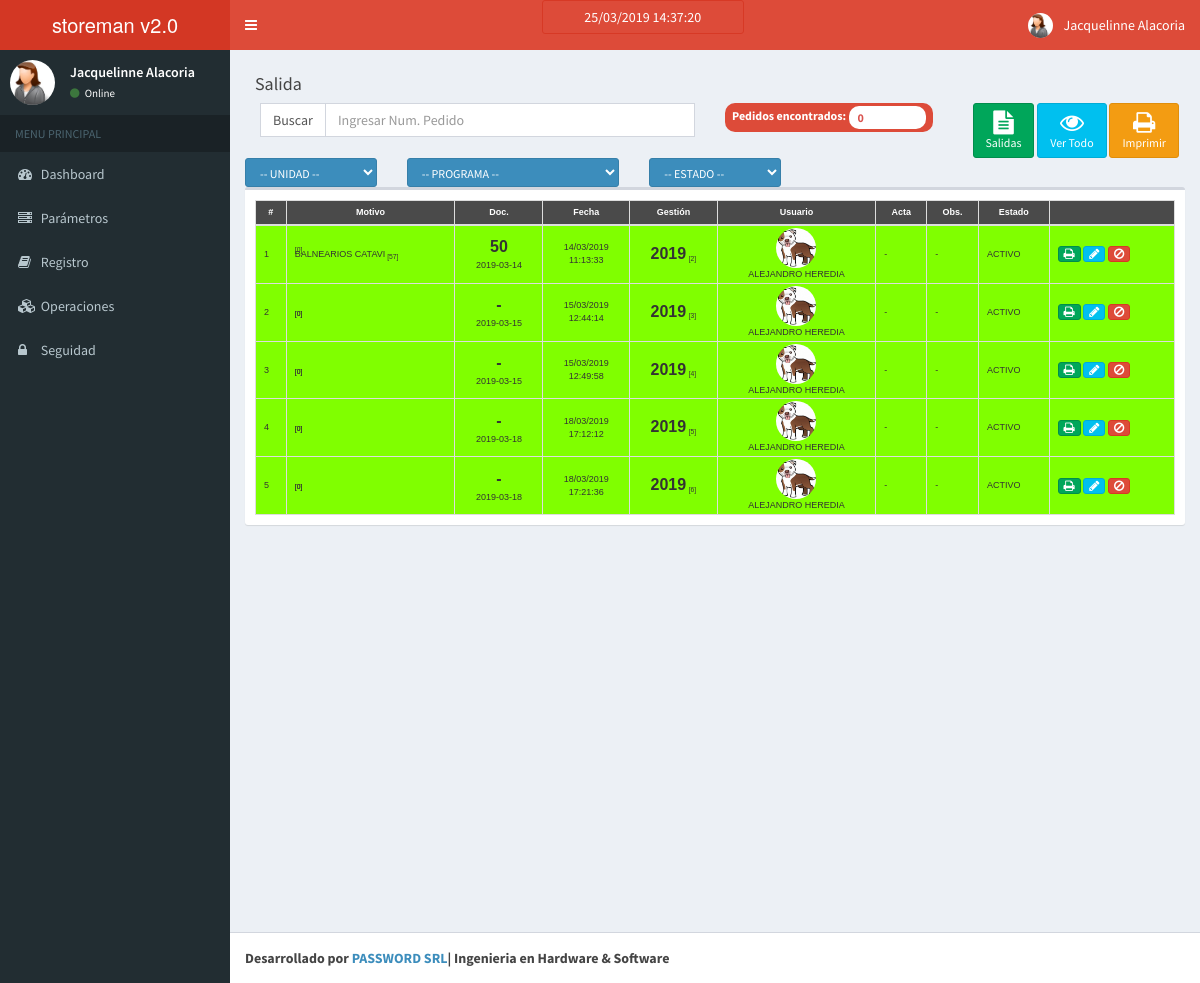
Page /index.php/salida on the earlier database version.
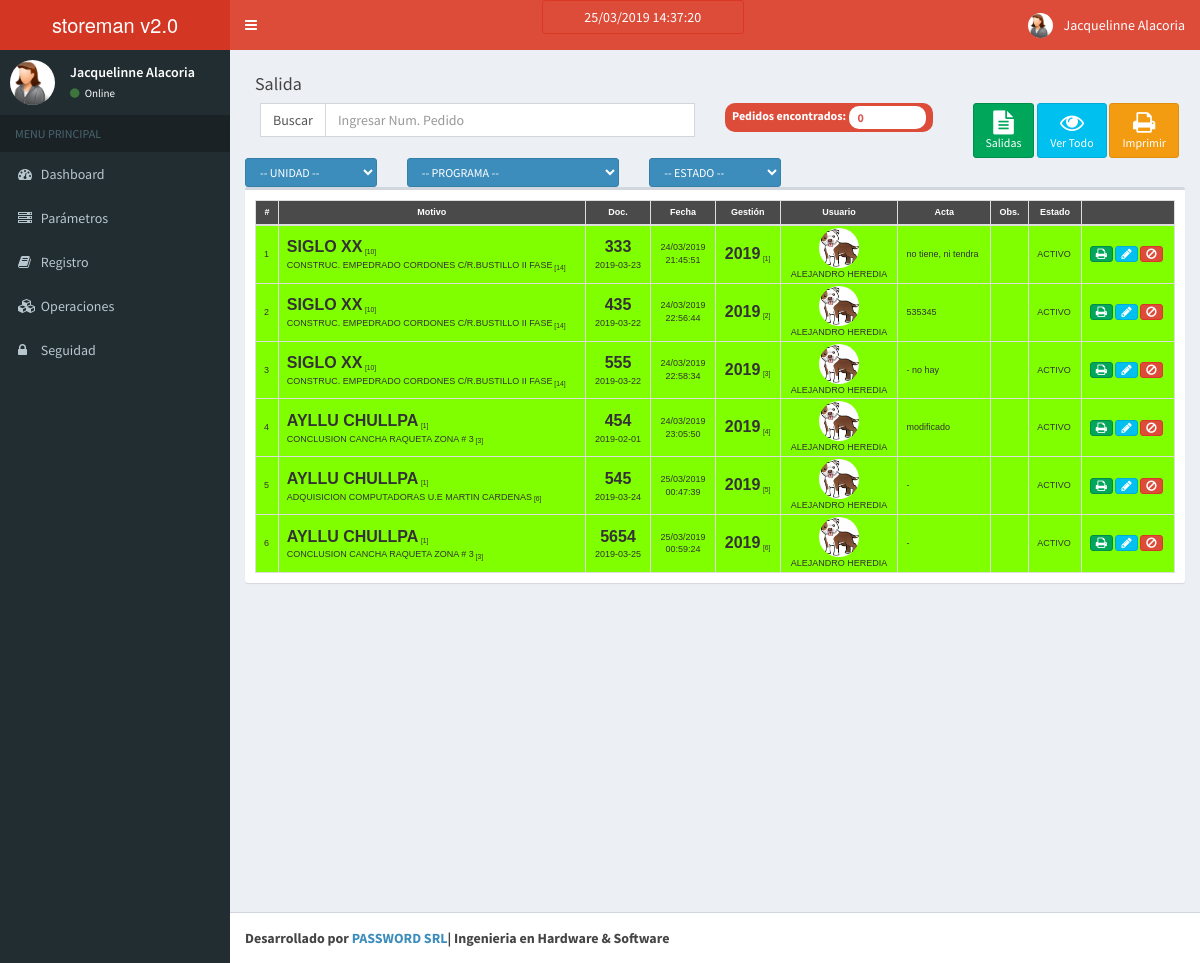
Same page on the later database version.
### tables this page shows
CREATE TABLE `salida` (
  `salida_id` int(11) NOT NULL AUTO_INCREMENT,
  `unidad_id` int(11) DEFAULT NULL,
  `gestion_id` int(11) DEFAULT NULL,
  `usuario_id` int(11) DEFAULT NULL,
  `salida_motivo` varchar(120) DEFAULT NULL,
  `salida_fecha` date DEFAULT NULL,
  `salida_acta` varchar(150) DEFAULT NULL,
  `salida_obs` varchar(250) DEFAULT NULL,
  `salida_fechahora` datetime DEFAULT NULL,
  `salida_doc` varchar(250) DEFAULT NULL,
  `estado_id` int(11) DEFAULT '1',
  `programa_id` int(11) DEFAULT NULL,
  `salida_fechasal` date DEFAULT NULL,
  `salida_hora` time DEFAULT NULL,
  `salida_total` float(9,3) DEFAULT NULL,
  `salida_modificado` int(11) DEFAULT NULL,
  PRIMARY KEY (`salida_id`),
  UNIQUE KEY `salida_id` (`salida_id`),
  KEY `fk_salida_gestion` (`gestion_id`),
  KEY `fk_unidad_salida` (`unidad_id`),
  KEY `fk_usuario_salida` (`usuario_id`)
);

CREATE TABLE `programa` (
  `programa_id` int(11) NOT NULL AUTO_INCREMENT,
  `unidad_id` int(11) DEFAULT NULL,
  `estado_id` int(11) DEFAULT NULL,
  `programa_nombre` varchar(50) DEFAULT NULL,
  `programa_codigo` varchar(20) DEFAULT NULL,
  `programa_descripcion` varchar(250) DEFAULT NULL,
  PRIMARY KEY (`programa_id`),
  UNIQUE KEY `programa_id` (`programa_id`),
  KEY `fk_estado_programa` (`estado_id`),
  KEY `fk_unidad_programa` (`unidad_id`),
  CONSTRAINT `fk_estado_programa` FOREIGN KEY (`estado_id`) REFERENCES `estado` (`estado_id`),
  CONSTRAINT `fk_unidad_programa` FOREIGN KEY (`unidad_id`) REFERENCES `unidad` (`unidad_id`)
);

CREATE TABLE `gestion` (
  `gestion_id` int(11) NOT NULL AUTO_INCREMENT,
  `institucion_id` int(11) DEFAULT NULL,
  `gestion_nombre` varchar(20) DEFAULT NULL,
  `gestion_descripcion` varchar(150) DEFAULT NULL,
  `gestion_inicio` date DEFAULT NULL,
  `gestion_fin` date DEFAULT NULL,
  `estado_id` int(11) DEFAULT '1',
  PRIMARY KEY (`gestion_id`),
  UNIQUE KEY `gestion_id` (`gestion_id`),
  KEY `fk_gestion_institucion` (`institucion_id`),
  CONSTRAINT `fk_gestion_institucion` FOREIGN KEY (`institucion_id`) REFERENCES `institucion` (`institucion_id`)
);

CREATE TABLE `usuario` (
  `usuario_id` int(11) NOT NULL AUTO_INCREMENT,
  `tipousuario_id` int(11) DEFAULT NULL,
  `estado_id` int(11) DEFAULT NULL,
  `usuario_nombre` varchar(80) DEFAULT NULL,
  `usuario_email` varchar(150) DEFAULT NULL,
  `usuario_login` varchar(50) DEFAULT NULL,
  `usuario_clave` varchar(50) DEFAULT NULL,
  `usuario_imagen` varchar(250) DEFAULT NULL,
  PRIMARY KEY (`usuario_id`),
  UNIQUE KEY `usuario_id` (`usuario_id`),
  KEY `fk_estado_usuario` (`estado_id`),
  KEY `fk_usuario_tipo` (`tipousuario_id`),
  CONSTRAINT `fk_estado_usuario` FOREIGN KEY (`estado_id`) REFERENCES `estado` (`estado_id`),
  CONSTRAINT `fk_usuario_tipo` FOREIGN KEY (`tipousuario_id`) REFERENCES `tipo_usuario` (`tipousuario_id`)
);

CREATE TABLE `estado` (
  `estado_id` int(11) NOT NULL AUTO_INCREMENT,
  `estado_descripcion` varchar(50) DEFAULT NULL,
  `estado_tipo` int(11) DEFAULT NULL,
  `estado_color` varchar(30) DEFAULT NULL,
  PRIMARY KEY (`estado_id`),
  UNIQUE KEY `estado_id` (`estado_id`)
);

CREATE TABLE `unidad` (
  `unidad_id` int(11) NOT NULL AUTO_INCREMENT,
  `unidad_nombre` varchar(150) DEFAULT NULL,
  `unidad_codigo` varchar(20) DEFAULT NULL,
  `unidad_descripcion` varchar(250) DEFAULT NULL,
  `estado_id` int(11) DEFAULT '1',
  PRIMARY KEY (`unidad_id`),
  UNIQUE KEY `unidad_id` (`unidad_id`)
);

### application/controllers/Salida.php (called while the page is built, shortened)
<?php
class Salida extends CI_Controller{
    function __construct()
    {
        $this->load->model('Salida_model');
        $this->load->model('Detalle_salida_model');
        $this->load->model('Inventario_model');
        $this->load->helper('numeros');
    }
    function index()
    {
        $data['usuario_nombre'] = "Jacquelinne Alacoria F.";
        $data['salida'] = $this->Salida_model->get_all_salida();
        $this->load->model('Institucion_model');
        $data['institucion'] = $this->Institucion_model->get_all_institucion();
        $data['_view'] = 'salida/index';
        $this->load->view('layouts/main',$data);
    }
}

### index.php (called while the page is built, shortened)
<?php
require_once BASEPATH.'core/CodeIgniter.php';

### application/models/Salida_model.php (called while the page is built, shortened)
<?php
class Salida_model extends CI_Model
{
    function get_all_salida()
    {
        $salida = $this->db->query("
            SELECT
                s.*, e.estado_color, e.estado_descripcion, u.unidad_nombre,
                g.gestion_nombre, us.usuario_nombre, us.usuario_imagen, p.programa_nombre
            FROM
                salida s
            LEFT JOIN estado e on s.estado_id = e.estado_id
            LEFT JOIN unidad u on s.unidad_id = u.unidad_id
            LEFT JOIN gestion g on s.gestion_id = g.gestion_id
            LEFT JOIN programa p on s.programa_id = p.programa_id
            LEFT JOIN usuario us on s.usuario_id = us.usuario_id
            ORDER BY s.salida_id
        ")->result_array();
        return $salida;
    }
}

### application/views/salida/index.php (the view, shortened to what the changed rows need)
<link href="<?php echo base_url('resources/css/mitabla.css'); ?>" rel="stylesheet">
<div class="row">
    <div class="col-md-12">
        <div class="box">
            <div class="box-body">
                <table class="table table-striped" id="mitabla">
                    <tr>
                        <th>#</th>
                        <th>Motivo</th>
                        <th>Doc.</th>
                        <th>Fecha</th>
                        <th>Gestión</th>
                        <th>Usuario</th>
                        <th>Acta</th>
                        <th>Obs.</th>
                        <th>Estado</th>
                        <th class="no-print"></th>
                    </tr>
                     <tbody class="buscar" id="tablaresultados">
                    <?php
                        $i = 0;
                        foreach($salida as $s){
                        $color ="  style='background-color: ".$s['estado_color']."'"; ?>
                    <tr>
                        <td <?php echo $color;?>><?php echo $i+1; ?></td>
                        <td <?php echo $color;?>><font size="3" face="Arial"><b><?php echo $s['unidad_nombre']; ?></b></font>
                            <sub> <?php echo "[".$s['unidad_id']."]"; ?> </sub>
                            <br><?php echo $s['programa_nombre']; ?><sub> <?php echo "[".$s['programa_id']."]"; ?> </sub>
                        </td>
                        <td <?php echo $color;?>>
                            <center>
                            <font size="3" face="Arial"><b><?php echo $s['salida_doc']; ?></b></font>
                            <br><?php echo $s['salida_fechasal']; ?>
                            </center>
                        </td>
                        <td <?php echo $color;?>>
                            <center>
                                <?php if($s['salida_fecha']>0){echo date("d/m/Y", strtotime($s['salida_fecha']));} ?><br><?php echo $s['salida_hora']; ?>
                            </center>
                            </td>
                        <td <?php echo $color;?>>
                            <center>
                                <font size="3" face="Arial"><b><?php echo $s['gestion_nombre']; ?></b></font>
                                <sub> <?php echo "[".$s['salida_id']."]"; ?> </sub>
                            </center>
                        </td>
                        <td <?php echo $color;?>><center><img src="<?php echo base_url('resource/images/usuarios/'.$s['usuario_imagen']); ?>" width="40" height="40" class="img-circle no-print">
                            <br><?php echo $s['usuario_nombre']; ?></td>
                        <td <?php echo $color;?>><?php echo $s['salida_acta']; ?></td>
                        <td <?php echo $color;?>><?php echo $s['salida_obs']; ?></td>
                        <td <?php echo $color;?>><?php echo $s['estado_descripcion']; ?></td>
                        <td class="no-print" <?php echo $color;?> >
                            <a href="<?php echo site_url('salida/pdf/'.$s['salida_id']); ?>" class="btn btn-success btn-xs" target="_blank" title="Imprimir"><span class="fa fa-print"></span></a>
                            <a href="<?php echo site_url('salida/modificar_salida/'.$s['salida_id']); ?>" class="btn btn-info btn-xs" title="Editar"><span class="fa fa-pencil"></span></a>
                            <a data-toggle="modal" data-target="#myModal<?php echo $s['salida_id']; ?>"  title="Anular salida" class="btn btn-danger btn-xs"><span class="fa fa-ban"></span></a>
                        </td>
                    </tr>
                    <?php $i++; } ?>
                    </tbody>
                </table>
            </div>
        </div>
    </div>
</div>

Differences in the rows shown:
added salida: unidad.unidad_nombre "SIGLO XX", unidad "10", programa.programa_nombre "CONSTRUC. EMPEDRADO CORDONES C/R.BUSTILLO II FASE", programa "14", salida_doc "333", salida_fechasal "2019-03-23", salida_fecha "24/03/2019", salida_hora "21:45:51", gestion.gestion_nombre "2019", salida_id "1", usuario.usuario_imagen (picture), usuario.usuario_nombre "ALEJANDRO HEREDIA", salida_acta "no tiene, ni tendra", estado.estado_descripcion "ACTIVO"
changed salida id 2: unidad.unidad_nombre (not shown) → "SIGLO XX"; unidad "0" → "10"; programa.programa_nombre "BALNEARIOS CATAVI" → "CONSTRUC. EMPEDRADO CORDONES C/R.BUSTILLO II FASE"; programa "57" → "14"; salida_doc "50" → "435"; salida_fechasal "2019-03-14" → "2019-03-22"; salida_fecha "14/03/2019" → "24/03/2019"; salida_hora "11:13:33" → "22:56:44"; salida_acta "-" → "535345"; salida_obs "-" → (not shown)
changed salida id 3: unidad.unidad_nombre (not shown) → "SIGLO XX"; unidad "0" → "10"; programa.programa_nombre (not shown) → "CONSTRUC. EMPEDRADO CORDONES C/R.BUSTILLO II FASE"; programa "0" → "14"; salida_doc "-" → "555"; salida_fechasal "2019-03-15" → "2019-03-22"; salida_fecha "15/03/2019" → "24/03/2019"; salida_hora "12:44:14" → "22:58:34"; salida_acta "-" → "- no hay"; salida_obs "-" → (not shown)
changed salida id 4: unidad.unidad_nombre (not shown) → "AYLLU CHULLPA"; unidad "0" → "1"; programa.programa_nombre (not shown) → "CONCLUSION CANCHA RAQUETA ZONA # 3"; programa "0" → "3"; salida_doc "-" → "454"; salida_fechasal "2019-03-15" → "2019-02-01"; salida_fecha "15/03/2019" → "24/03/2019"; salida_hora "12:49:58" → "23:05:50"; salida_acta "-" → "modificado"; salida_obs "-" → (not shown)
changed salida id 5: unidad.unidad_nombre (not shown) → "AYLLU CHULLPA"; unidad "0" → "1"; programa.programa_nombre (not shown) → "ADQUISICION COMPUTADORAS U.E MARTIN CARDENAS"; programa "0" → "6"; salida_doc "-" → "545"; salida_fechasal "2019-03-18" → "2019-03-24"; salida_fecha "18/03/2019" → "25/03/2019"; salida_hora "17:12:12" → "00:47:39"; salida_obs "-" → (not shown)
changed salida id 6: unidad.unidad_nombre (not shown) → "AYLLU CHULLPA"; unidad "0" → "1"; programa.programa_nombre (not shown) → "CONCLUSION CANCHA RAQUETA ZONA # 3"; programa "0" → "3"; salida_doc "-" → "5654"; salida_fechasal "2019-03-18" → "2019-03-25"; salida_fecha "18/03/2019" → "25/03/2019"; salida_hora "17:21:36" → "00:59:24"; salida_obs "-" → (not shown)
